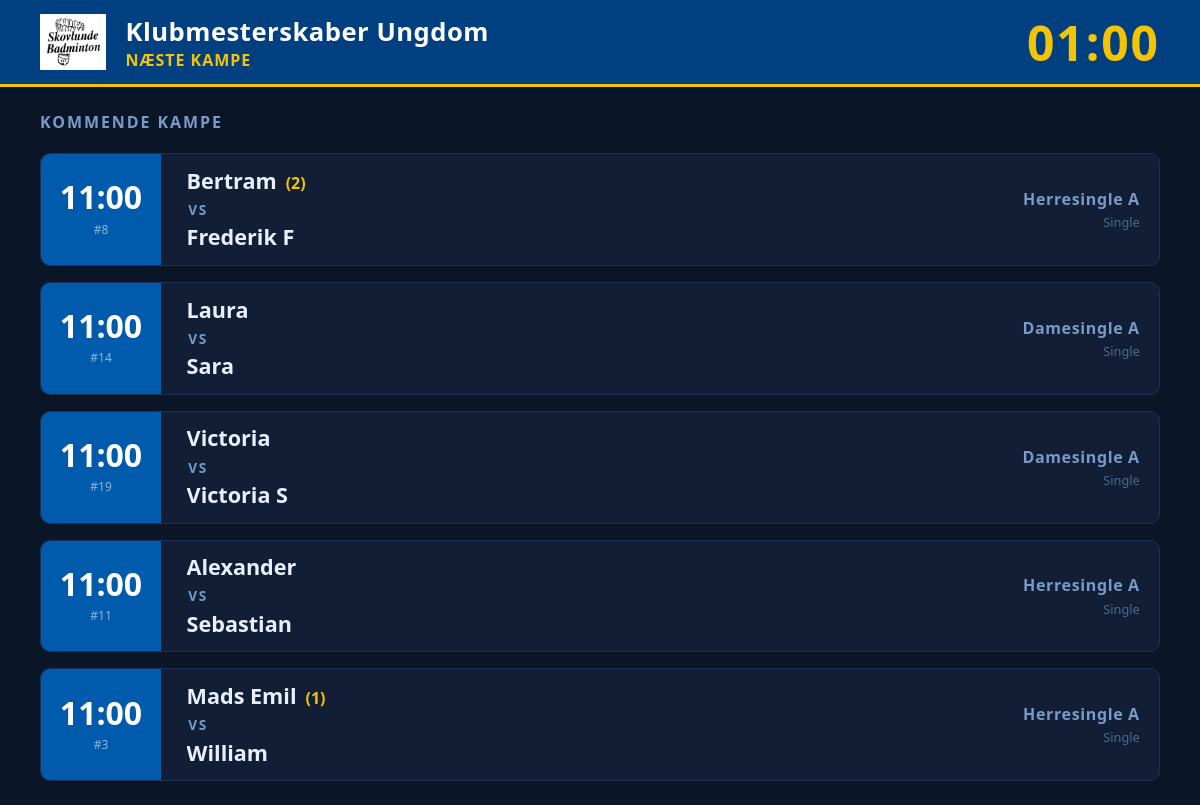
The app's page /tournaments/3/bigscreen/ (signed in) with its own data.
### tournaments/models.py (models this page shows, shortened)
class Tournament(models.Model):
    name = models.CharField(max_length=200, verbose_name=_("Name"))
    date = models.DateField(verbose_name=_("Date"))
    DIVISION_MODEL_CHOICES = [
        ('youth', _('Youth Divisions (U9-U19)')),
        ('mixed', _('Mixed Divisions (A, B, C)')),
    ]
    division_model = models.CharField(max_length=10, choices=DIVISION_MODEL_CHOICES, verbose_name=_("Division Model"))
    SCORING_MODEL_CHOICES = [
        ('best_of_3_21', _('Best of 3 sets to 21')),
        ('best_of_5_15', _('Best of 5 sets to 15')),
    ]
    scoring_model = models.CharField(
        max_length=20,
        choices=SCORING_MODEL_CHOICES,
        default='best_of_3_21',
        verbose_name=_("Scoring Model")
    )
    single_match_duration = models.IntegerField(
        help_text=_("Duration of a single match in minutes"),
        default=30,
        verbose_name=_("Single Match Duration")
    )
    double_match_duration = models.IntegerField(
        help_text=_("Duration of a double match in minutes"),
        default=40,
        verbose_name=_("Double Match Duration")
    )
    player_break_time = models.IntegerField(
        help_text=_("Minimum break time for players between matches in minutes"),
        default=15,
        verbose_name=_("Player Break Time")
    )
    court_count = models.IntegerField(
        default=4,
        verbose_name=_("Antal baner"),
        help_text=_("Antal tilgængelige baner under turneringen"),
    )
    start_time = models.TimeField(
        null=True, blank=True,
        verbose_name=_("Starttidspunkt"),
        help_text=_("Klokkeslæt for første kamp"),
    )
    schedule_locked = models.BooleanField(
        default=False,
        verbose_name=_("Program låst"),
        help_text=_("Når programmet er låst, kan kampprogram og spilleplan ikke ændres."),
    )
    logo = models.ImageField(
        upload_to='tournament_logos/',
        null=True, blank=True,
        verbose_name=_("Logo"),
        help_text=_("Logo vises på udprintede programmer og spilleplaner."),
    )
    owner = models.ForeignKey(
        settings.AUTH_USER_MODEL,
        on_delete=models.SET_NULL,
        null=True, blank=True,
        related_name='tournaments',
        verbose_name=_("Klubbruger"),
    )

class Match(models.Model):
    STATUS_CHOICES = [
        ('pending', _('Pending')),
        ('in_progress', _('In Progress')),
        ('completed', _('Completed')),
    ]
    division = models.ForeignKey(Division, on_delete=models.CASCADE, related_name='matches')
    team1 = models.ForeignKey('players.Team', on_delete=models.SET_NULL, null=True, blank=True, related_name='team1_matches')
    team2 = models.ForeignKey('players.Team', on_delete=models.SET_NULL, null=True, blank=True, related_name='team2_matches')
    winner = models.ForeignKey('players.Team', on_delete=models.SET_NULL, null=True, blank=True, related_name='won_matches', verbose_name=_("Winner"))
    score = models.CharField(max_length=50, blank=True, null=True, verbose_name=_("Score"))
    match_round = models.IntegerField(default=1, verbose_name=_("Round"))
    match_number = models.IntegerField(null=True, blank=True, verbose_name=_("Match Number"))
    bracket_slot = models.IntegerField(null=True, blank=True, verbose_name=_("Bracket Slot"))
    bracket_label = models.CharField(max_length=120, null=True, blank=True, verbose_name=_("Bracket Label"))
    status = models.CharField(max_length=20, choices=STATUS_CHOICES, default='pending', verbose_name=_("Status"))
    walkover = models.BooleanField(default=False, verbose_name=_("Walk-over"))
    scheduled_time = models.DateTimeField(verbose_name=_("Scheduled Time"), null=True, blank=True)
    court = models.CharField(max_length=50, blank=True, null=True, verbose_name=_("Court"))
    group_number = models.IntegerField(null=True, blank=True, verbose_name=_("Gruppe nr."))
    phase = models.CharField(
        max_length=10, default='group',
        choices=[('group', _('Gruppespil')), ('playoff', _('Slutspil'))],
        verbose_name=_("Fase"),
    )

class Division(models.Model):
    DISCIPLINE_CHOICES = [
        ('single', _('Single')),
        ('double', _('Double')),
        ('mixed', _('Mixeddouble')),
    ]
    TOURNAMENT_TYPE_CHOICES = [
        ('group', _('Gruppe (round-robin)')),
        ('playoff', _('Gruppe med slutspil')),
        ('tree', _('Enkeltelimination')),
    ]
    tournament = models.ForeignKey(Tournament, on_delete=models.CASCADE, related_name='divisions')
    name = models.CharField(max_length=100, verbose_name=_("Division Name"))
    discipline = models.CharField(
        max_length=10, choices=DISCIPLINE_CHOICES, default='single',
        verbose_name=_("Disciplin")
    )
    tournament_type = models.CharField(
        max_length=10, choices=TOURNAMENT_TYPE_CHOICES, default='group',
        verbose_name=_("Turneringstype")
    )
    group_count = models.IntegerField(
        default=2, verbose_name=_("Antal grupper"),
        help_text=_("Antal grupper i gruppespillet (kun ved 'Gruppe med slutspil')."),
    )
    advance_count = models.IntegerField(
        default=2, verbose_name=_("Antal der går videre"),
        help_text=_("Antal spillere/hold der går videre fra hver gruppe til slutspillet."),
    )
    teams = models.ManyToManyField('players.Team', related_name='divisions', blank=True, verbose_name=_("Deltagere"))

### players/models.py (models this page shows, shortened)
class Team(models.Model):
    PAIR_TYPE_CHOICES = [
        ('double', _('Double')),
        ('mixed', _('Mixeddouble')),
    ]
    player1 = models.ForeignKey(Player, on_delete=models.CASCADE, related_name='team_player1')
    player2 = models.ForeignKey(Player, on_delete=models.SET_NULL, related_name='team_player2', null=True, blank=True)
    pair_type = models.CharField(
        max_length=10, choices=PAIR_TYPE_CHOICES, null=True, blank=True,
        verbose_name=_('Par-type'),
        help_text=_('Double: samme køn · Mixeddouble: et af hvert'),
    )
    name = models.CharField(max_length=100, blank=True, null=True)

### tournaments/views.py (the view)
# urls.py: path('<int:pk>/bigscreen/', views.tournament_bigscreen, name='tournament_bigscreen'),
@login_required
def tournament_bigscreen(request, pk):
    tournament = get_object_or_404(Tournament, pk=pk, owner=request.user)
    matches = list(
        Match.objects
        .filter(division__tournament=tournament, scheduled_time__isnull=False, status='pending')
        .exclude(team1__isnull=True, team2__isnull=True, bracket_label__isnull=False)
        .select_related('division', 'team1', 'team2')
        .order_by('scheduled_time', 'court')
    )[:5]
    seed_lookup = _build_seed_lookup(tournament)
    _apply_seed_labels(matches, seed_lookup)
    playing_pks, resting = get_busy_info()
    apply_status_to_matches(matches, playing_pks, resting)
    return render(request, 'tournaments/bigscreen.html', {
        'tournament': tournament,
        'matches': matches,
    })

### tournaments/player_status.py (called while the page is built, shortened)
def get_busy_info():
    from tournaments.models import Match
    from players.models import Player
    now = timezone.now()
    in_progress = Match.objects.filter(status='in_progress').select_related(
        'team1__player1', 'team1__player2',
        'team2__player1', 'team2__player2',
    )
    playing_pks = set()
    resting = {
        p.pk: p.rest_until
        for p in Player.objects.filter(rest_until__gt=now).only('pk', 'rest_until')
    }
    return playing_pks, resting

def team_status(team, playing_pks, resting):
    if team is None:
        return None, None
    pks = [pk for pk in (team.player1_id, team.player2_id) if pk]
    for pk in pks:
        if pk in playing_pks:
            return 'playing', None
    latest = None
    for pk in pks:
        ru = resting.get(pk)
        if ru and (latest is None or ru > latest):
            latest = ru
    if latest:
        return 'resting', latest
    return None, None

def apply_status_to_matches(matches, playing_pks, resting):
    for match in matches:
        s1, r1 = team_status(match.team1, playing_pks, resting)
        s2, r2 = team_status(match.team2, playing_pks, resting)
        match.t1_status = s1
        match.t1_rest_until = r1
        match.t2_status = s2
        match.t2_rest_until = r2

### tournaments/views.py (called while the page is built)
def _build_seed_lookup(tournament):
    return {
        (s.division_id, s.team_id): s.seed_number
        for s in DivisionSeed.objects.filter(division__tournament=tournament)
    }

def _apply_seed_labels(matches, seed_lookup):
    for match in matches:
        s1 = seed_lookup.get((match.division_id, match.team1_id))
        s2 = seed_lookup.get((match.division_id, match.team2_id))
        match.t1_seed = f' ({s1})' if s1 else ''
        match.t2_seed = f' ({s2})' if s2 else ''

### tournaments/templates/tournaments/bigscreen.html (shortened to what this page needs)
{% load tournament_extras %}
<!DOCTYPE html>
<html lang="da">
<head>
</head>
<body>
<div class="topbar">
  <div class="topbar-left">
    {% if tournament.logo %}
    <img src="{{ tournament.logo.url }}" alt="Logo" class="topbar-logo">
    {% endif %}
    <div>
      <div class="topbar-name">{{ tournament.name }}</div>
      <div class="topbar-subtitle">Næste kampe</div>
    </div>
  </div>
  <div class="topbar-clock" id="clock">––:––</div>
</div>
<div class="main">
  {% if matches %}
  <div class="upcoming-label">Kommende kampe</div>
  {% for match in matches %}
  <div class="match-card">
    <div class="match-meta">
      <div class="match-time">{{ match.scheduled_time|time:"H:i" }}</div>
      {% if match.match_number %}<div class="match-no">#{{ match.match_number }}</div>{% endif %}
    </div>
    <div class="match-teams">
      <div class="team">
        {% if match.team1 %}{{ match.team1.name }}{% if match.t1_seed %}<span class="team-seed">{{ match.t1_seed }}</span>{% endif %}
        {% else %}<span style="color:var(--muted); font-style:italic;">{{ match.bracket_label }}</span>{% endif %}
      </div>
      <div class="vs">vs</div>
      <div class="team">
        {% if match.team2 %}{{ match.team2.name }}
        {% else %}<span style="color:var(--muted); font-style:italic;">Afventer</span>{% endif %}
      </div>
    </div>
    <div class="match-division">
      <div class="division-name">{{ match.division.name }}</div>
      <div class="discipline-label">{{ match.division.get_discipline_display }}</div>
    </div>
  </div>
  {% endfor %}
  {% else %}
  <div class="empty-state">
    <div class="empty-icon">🏸</div>
    <div class="empty-title">Ingen kommende kampe</div>
    <div class="empty-sub">Alle planlagte kampe er afviklet eller i gang</div>
  </div>
  {% endif %}
</div>
</body>
</html>

### tournaments/templates/tournaments/bigscreen.html (style rules this page uses)
*, *::before, *::after { box-sizing: border-box; margin: 0; padding: 0; }
:root { --blue: #005BAC; --blue-dk: #004080; --gold: #F5C400; --bg: #0a1628; --card-bg: #111e35; --card-border: #1e3155; --text: #e8f0ff; --muted: #7a9ac8; --green: #22c55e; }
html, body { height: 100%; background: var(--bg); color: var(--text); font-family: 'Segoe UI', Arial, sans-serif; overflow: hidden; }
.topbar { display: flex; align-items: center; justify-content: space-between; padding: 0.6rem 2.5rem; background: var(--blue-dk); border-bottom: 3px solid var(--gold); gap: 1rem; }
.topbar-left { display: flex; align-items: center; gap: 1.2rem; }
.topbar-logo { max-height: 56px; max-width: 120px; object-fit: contain; }
.topbar-name { font-size: 1.6rem; font-weight: 700; letter-spacing: 0.02em; color: #fff; }
.topbar-subtitle { font-size: 1rem; color: var(--gold); font-weight: 600; letter-spacing: 0.06em; text-transform: uppercase; }
.topbar-clock { font-size: 3rem; font-weight: 700; font-variant-numeric: tabular-nums; color: var(--gold); letter-spacing: 0.04em; min-width: 6rem; text-align: right; }
.main { display: flex; flex-direction: column; justify-content: center; height: calc(100vh - 82px); padding: 1.5rem 2.5rem; gap: 1rem; }
.match-card { background: var(--card-bg); border: 1.5px solid var(--card-border); border-radius: 10px; display: grid; grid-template-columns: 120px 1fr auto; align-items: center; gap: 0; overflow: hidden; flex: 1; max-height: 160px; }
.match-meta { background: var(--blue); display: flex; flex-direction: column; align-items: center; justify-content: center; height: 100%; padding: 0.6rem 0.8rem; gap: 0.25rem; }
.match-time { font-size: 2rem; font-weight: 700; font-variant-numeric: tabular-nums; color: #fff; line-height: 1; }
.match-no { font-size: 0.75rem; color: rgba(255,255,255,0.55); margin-top: 0.2rem; }
.match-teams { padding: 0.6rem 1.6rem; display: flex; flex-direction: column; justify-content: center; gap: 0.4rem; }
.team { font-size: clamp(0.9rem, 2vw, 1.35rem); font-weight: 700; line-height: 1.15; white-space: nowrap; overflow: hidden; text-overflow: ellipsis; }
.team-seed { font-size: 1rem; color: var(--gold); font-weight: 700; margin-left: 0.3rem; }
.vs { font-size: 0.85rem; color: var(--muted); font-weight: 600; letter-spacing: 0.12em; text-transform: uppercase; padding-left: 0.1rem; }
.match-division { padding: 0.6rem 1.2rem; text-align: right; white-space: nowrap; align-self: center; }
.division-name { font-size: 1rem; color: var(--muted); font-weight: 600; letter-spacing: 0.04em; }
.discipline-label { font-size: 0.8rem; color: rgba(122,154,200,0.6); margin-top: 0.2rem; }
.upcoming-label { font-size: 1rem; font-weight: 700; letter-spacing: 0.12em; text-transform: uppercase; color: var(--muted); margin-bottom: 0.25rem; }

### records on screen
Tournament: logo (picture), name "Klubmesterskaber Ungdom"
Match: scheduled_time "11:00", match_number "8", team1.name "Bertram", t1_seed "(2)", team2.name "Frederik F", division.name "Herresingle A", division.discipline "Single"
Match: scheduled_time "11:00", match_number "14", team1.name "Laura", team2.name "Sara", division.name "Damesingle A", division.discipline "Single"
Match: scheduled_time "11:00", match_number "19", team1.name "Victoria", team2.name "Victoria S", division.name "Damesingle A", division.discipline "Single"
Match: scheduled_time "11:00", match_number "11", team1.name "Alexander", team2.name "Sebastian", division.name "Herresingle A", division.discipline "Single"
Match: scheduled_time "11:00", match_number "3", team1.name "Mads Emil", t1_seed "(1)", team2.name "William", division.name "Herresingle A", division.discipline "Single"
